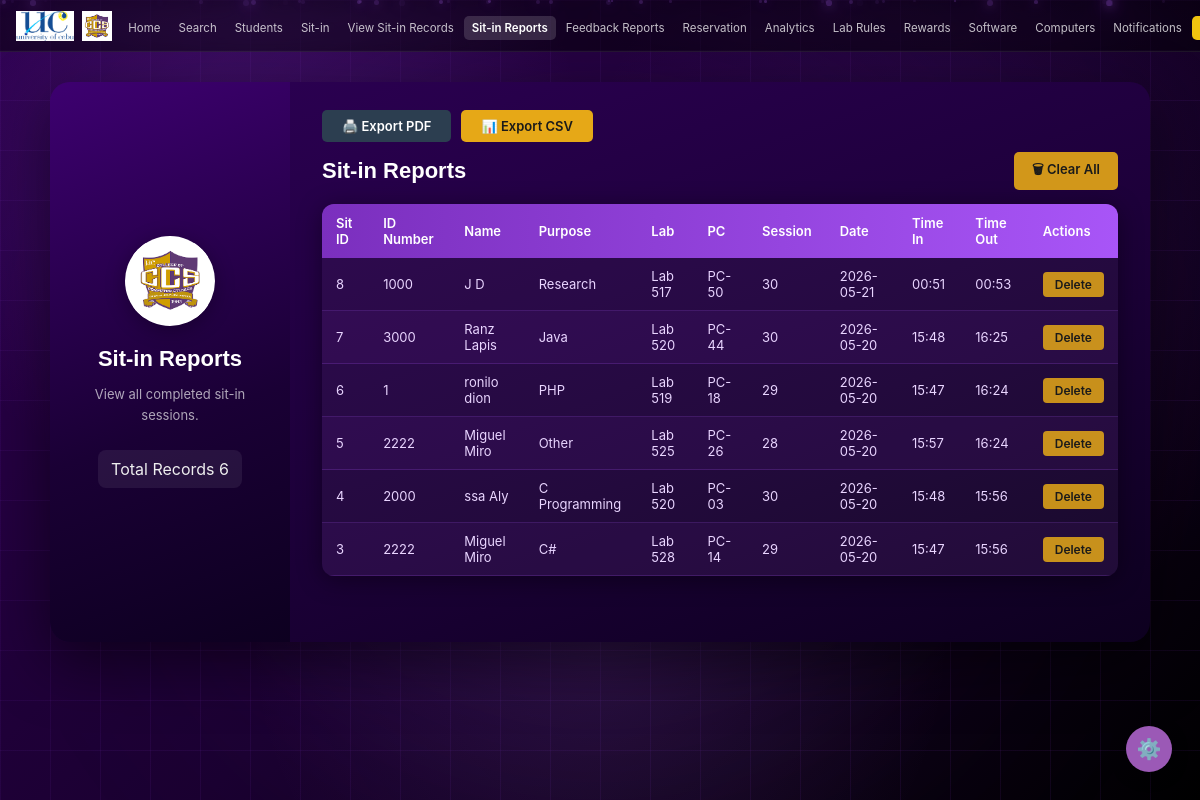
Page /admin/reports (signed in) on the earlier database version.
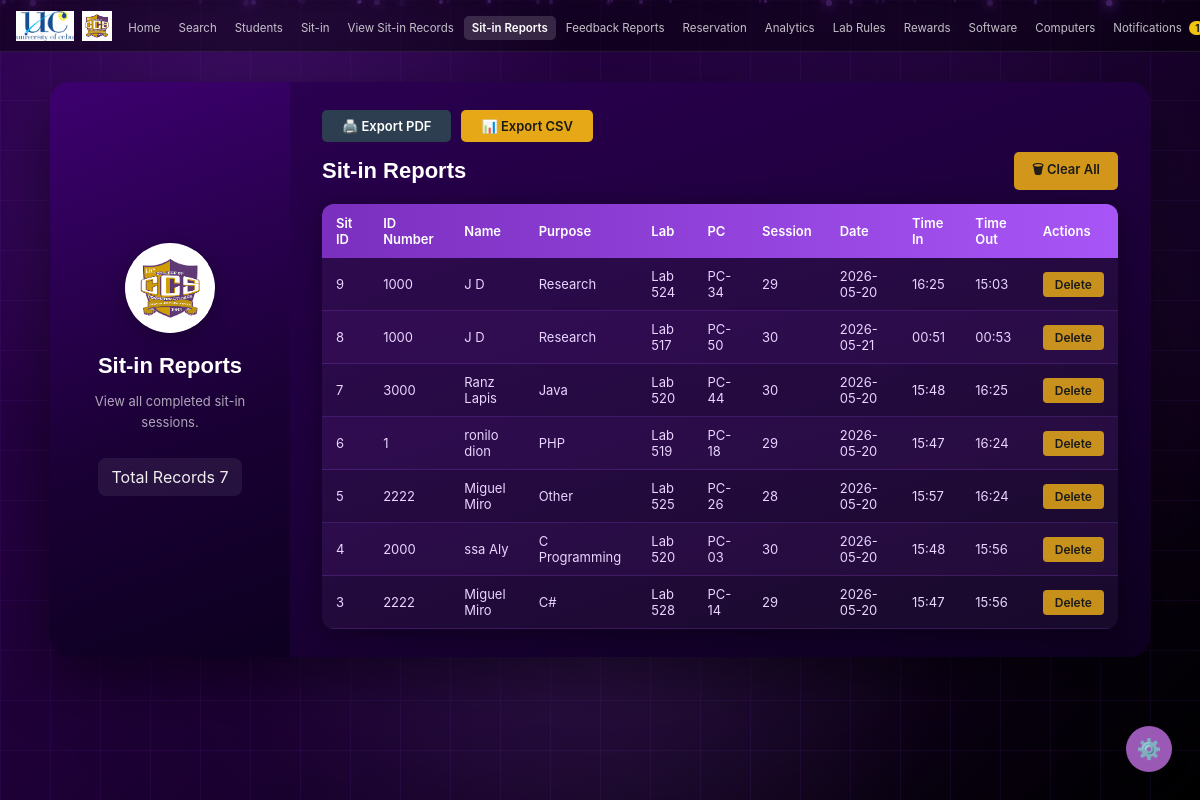
Same page on the later database version.
### tables this page shows
CREATE TABLE sitin_reports (
        id INTEGER PRIMARY KEY AUTOINCREMENT,
        idnum TEXT NOT NULL,
        name TEXT NOT NULL,
        purpose TEXT NOT NULL DEFAULT '',
        lab TEXT NOT NULL,
        session INTEGER NOT NULL,
        date TEXT NOT NULL,
        time_in TEXT,
        time_out TEXT
    , pc_id INTEGER);

CREATE TABLE computer_units (
        id INTEGER PRIMARY KEY AUTOINCREMENT,
        pc_number TEXT NOT NULL,
        lab_id INTEGER NOT NULL,
        status TEXT NOT NULL DEFAULT 'Available',
        FOREIGN KEY (lab_id) REFERENCES laboratory(id)
    );

### app.py (the view)
@app.route('/admin/reports')
def admin_reports():
    if not admin_required():
        return redirect(url_for('login'))
    conn = get_db()
    records = conn.execute('''
        SELECT sr.*, cu.pc_number
        FROM sitin_reports sr
        LEFT JOIN computer_units cu ON sr.pc_id = cu.id
        ORDER BY sr.id DESC
    ''').fetchall()
    conn.close()
    return render_template('admin/reports.html', records=records)

### app.py (called while the page is built, shortened)
def get_db():
    conn = sqlite3.connect(os.path.join(BASE_DIR, 'database.db'))
    conn.row_factory = sqlite3.Row
    return conn

@app.before_request
def csrf_protect():
    if 'csrf_token' not in session:
        session['csrf_token'] = secrets.token_hex(16)
    if request.method == "POST":
        token = session.get('csrf_token', '')
        form_token = request.form.get('csrf_token', '')
        if not token or token != form_token:
            flash('Invalid request. Please try again.', 'error')
            return redirect(request.url)

@app.context_processor
def inject_unread_count():
    if 'user_id' in session and session.get('role') == 'admin':
        conn = get_db()
        count = conn.execute('''
            SELECT COUNT(*) FROM notifications
            WHERE is_read = 0 AND idnum = ?
        ''', (session['user_idnum'],)).fetchone()[0]
        conn.close()
        return dict(unread_count=count)
    return dict(unread_count=0)

def admin_required():
    return 'user_id' in session and session.get('role') == 'admin'

### templates/admin/reports.html (shortened to what this page needs)
<!DOCTYPE html>
<html lang="en">
<head>
  <link rel="stylesheet" href="{{ url_for('static', filename='style.css') }}" />
</head>
<body>
  <nav>
    <div class="nav-left">
      <img src="{{ url_for('static', filename='uclogo.png') }}" alt="UC" class="nav-logo">
      <img src="{{ url_for('static', filename='ccsmainlogo.png') }}" alt="CCS" class="nav-logo">
    </div>
    <ul class="nav-links">
      <li><a href="{{ url_for('admin_home') }}" class="{{ 'active' if request.endpoint == 'admin_home' else '' }}">Home</a></li>
      <li><a href="{{ url_for('admin_search') }}" class="{{ 'active' if request.endpoint == 'admin_search' else '' }}">Search</a></li>
      <li><a href="{{ url_for('admin_students') }}" class="{{ 'active' if request.endpoint == 'admin_students' else '' }}">Students</a></li>
      <li><a href="{{ url_for('admin_sitin') }}" class="{{ 'active' if request.endpoint == 'admin_sitin' else '' }}">Sit-in</a></li>
      <li><a href="{{ url_for('admin_sitin_records') }}" class="{{ 'active' if request.endpoint == 'admin_sitin_records' else '' }}">View Sit-in Records</a></li>
      <li><a href="{{ url_for('admin_reports') }}" class="{{ 'active' if request.endpoint == 'admin_reports' else '' }}">Sit-in Reports</a></li>
      <li><a href="{{ url_for('admin_feedback') }}" class="{{ 'active' if request.endpoint == 'admin_feedback' else '' }}">Feedback Reports</a></li>
      <li><a href="{{ url_for('admin_reservation') }}" class="{{ 'active' if request.endpoint == 'admin_reservation' else '' }}">Reservation</a></li>
      <li><a href="{{ url_for('admin_analytics') }}" class="{{ 'active' if request.endpoint == 'admin_analytics' else '' }}">Analytics</a></li>
      <li><a href="{{ url_for('admin_labrules_view') }}" class="{{ 'active' if request.endpoint == 'admin_labrules_view' else '' }}">Lab Rules</a></li>
      <li><a href="{{ url_for('admin_rewards') }}" class="{{ 'active' if request.endpoint == 'admin_rewards' else '' }}">Rewards</a></li>
      <li><a href="{{ url_for('admin_software') }}" class="{{ 'active' if request.endpoint == 'admin_software' else '' }}">Software</a></li>
      <li><a href="{{ url_for('admin_computers') }}" class="{{ 'active' if request.endpoint == 'admin_computers' else '' }}">Computers</a></li>
      <li>
        <a href="{{ url_for('admin_notifications') }}" class="{{ 'active' if request.endpoint == 'admin_notifications' else '' }}">
          Notifications
          {% if unread_count > 0 %}<span class="notification-badge">{{ unread_count }}</span>{% endif %}
        </a>
      </li>
      <li><a href="{{ url_for('logout') }}" class="btn-nav-logout">Log out</a></li>
    </ul>
  </nav>
  <main class="admin-main">
    <div class="admin-split-card">
      <div class="split-left">
        <div class="split-logo-circle">
          <img src="{{ url_for('static', filename='ccsmainlogo.png') }}" alt="CCS" />
        </div>
        <h2 class="split-title">Sit-in Reports</h2>
        <p class="split-desc">View all completed sit-in sessions.</p>
        <div class="student-info-box" style="margin-top:20px;">
          <div class="info-row">
            <span class="info-lbl">Total Records</span>
            <span class="info-val">{{ records | length }}</span>
          </div>
        </div>
      </div>
      <div class="split-right">
        <div style="display:flex; gap:10px; margin-bottom:10px;">
            <a href="{{ url_for('reports_preview') }}" class="btn-submit" style="background:var(--navy);">🖨️ Export PDF</a>
            <a href="{{ url_for('export_reports_csv') }}" class="btn-submit" style="background:#e6a817; color:#1a1a1a;">📊 Export CSV</a>
        </div>
        <div style="display:flex; justify-content:space-between; align-items:center; margin-bottom:14px;">
          <h2 class="form-title" style="margin-bottom:0;">Sit-in Reports</h2>
          {% if records %}
            <a href="{{ url_for('clear_sitin_reports') }}"
               class="btn-danger"
               onclick="return confirm('Clear ALL sit-in report records? This cannot be undone.')">🗑 Clear All</a>
          {% endif %}
        </div>
        <div class="table-wrap">
          <table class="admin-table">
            <thead>
              <tr>
                <th>Sit ID</th>
                <th>ID Number</th>
                <th>Name</th>
                <th>Purpose</th>
                <th>Lab</th>
                <th>PC</th>
                <th>Session</th>
                <th>Date</th>
                <th>Time In</th>
                <th>Time Out</th>
                <th>Actions</th>
              </tr>
            </thead>
            <tbody>
              {% for r in records %}
              <tr>
                <td>{{ r['id'] }}</td>
                <td>{{ r['idnum'] }}</td>
                <td>{{ r['name'] }}</td>
                <td>{{ r['purpose'] }}</td>
                <td>{{ r['lab'] }}</td>
                <td>{{ r['pc_number'] if r['pc_number'] else '-' }}</td>
                <td>{{ r['session'] }}</td>
                <td>{{ r['date'] }}</td>
                <td>{{ r['time_in'] or '-' }}</td>
                <td>{{ r['time_out'] or '-' }}</td>
                <td>
                  <a href="{{ url_for('delete_sitin_report', record_id=r['id']) }}"
                     class="btn-delete"
                     onclick="return confirm('Delete this record?')">Delete</a>
                </td>
              </tr>
              {% else %}
              <tr><td colspan="11" class="no-data">No completed sit-in records yet.</td></tr>
              {% endfor %}
            </tbody>
          </table>
        </div>
      </div>
    </div>
  </main>
</body>
</html>

### templates/admin/reports.html (style rules this page uses)
.admin-split-card .split-right { background: linear-gradient(160deg, #2a0050 0%, #1a0035 60%, #0d001f 100%) !important; color: #fff !important; }
.admin-split-card .split-right .form-title { color: #fff !important; }
.admin-split-card .split-right .table-wrap { border-radius: 12px; overflow: hidden; box-shadow: 0 4px 24px rgba(0,0,0,0.4); }
.admin-split-card .split-right .admin-table { background: rgba(255,255,255,0.04) !important; color: #f0e6ff !important; }
.admin-split-card .split-right .admin-table thead { background: linear-gradient(90deg, #7b2fbe, #a855f7) !important; color: #fff !important; }
.admin-split-card .split-right .admin-table td { border-bottom: 1px solid rgba(168, 85, 247, 0.2) !important; color: #e9d5ff !important; }
.admin-split-card .split-right .admin-table tbody tr:nth-child(even) { background: rgba(123, 47, 190, 0.08) !important; }
.admin-split-card .split-right .btn-danger { background: rgba(230, 168, 23, 0.9) !important; color: #1a1a1a !important; }
.admin-split-card .split-right .btn-delete { background: rgba(230, 168, 23, 0.85) !important; color: #1a1a1a !important; }

Differences in the rows shown:
added sitin_reports: id "9", idnum "1000", name "J D", purpose "Research", lab "Lab 524", pc_number "PC-34", session "29", date "2026-05-20", time_in "16:25", time_out "15:03"
Other differences:
{{ unread_count }}: (not shown) → "1"
{{ records | length }}: "6" → "7"
